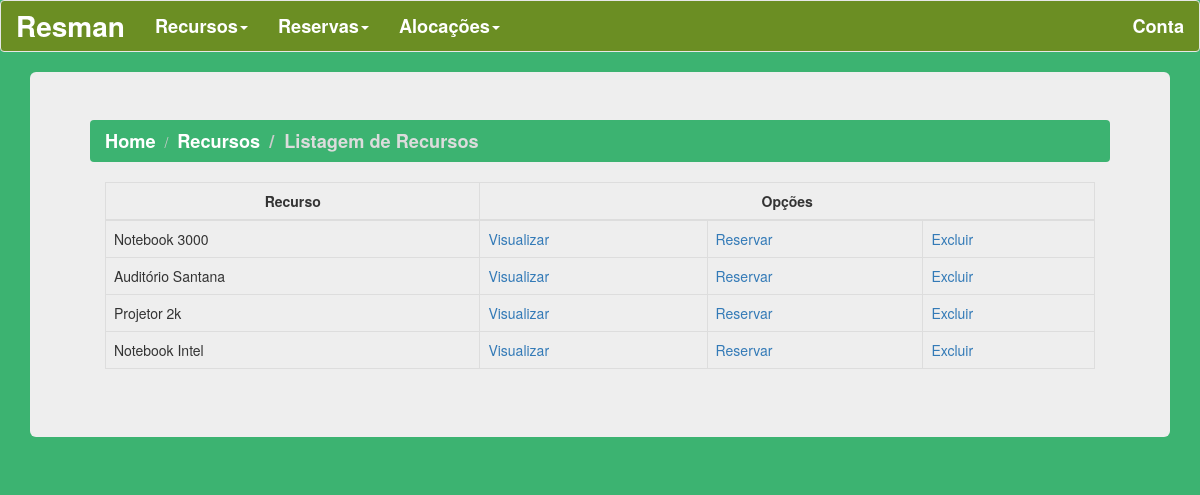
The app's page /recurso/list/ with its own data.
### recurso/models.py (models this page shows, shortened)
class Recurso(models.Model):
    identificador = models.CharField(max_length=10, primary_key=True)
    descricao = models.CharField(max_length=140)
    tipo = models.CharField(max_length=15, choices = TIPO_CHOICES)
    categoria = models.CharField(max_length=20, choices = CATEGORIA_CHOICES)
    estado = models.CharField(max_length=20, choices = ESTADOS_CHOICES, default = DISP,)
    setor = models.CharField(max_length=20)
    TMA = models.IntegerField()
    TMR = models.IntegerField()
    TMAP = models.IntegerField()
    MDI = models.CharField(max_length=140, blank=True)
    objects = models.Manager()

### recurso/views.py (the view)
# urls.py: path('list/', list_rec_all, name="resources_list_all"),
def list_rec_all(req):
    recursos = Recurso.objects.all()
    return render(req, 'recursos.html', {'recursos': recursos})

### templates/recursos.html (shortened to what this page needs)
{% load static %}
<!DOCTYPE html>
<html lang="en">
<head>
    <link rel="stylesheet" href="{% static '/Bootstrap/bootstrap.min.css' %}">
   </head>
<body>
    <nav class="navbar navbar-default">
        <div class="container-fluid">
            <div class="navbar-header">
            <a class="navbar-brand" href="{% url 'homepage' %}">Resman</a>
            </div>
            <ul class="nav navbar-nav">
            <li class="dropdown"><a class="dropdown-toggle" data-toggle="dropdown" href="#">Recursos<span class="caret"></span></a>
            </li>
            <li class="dropdown"><a class="dropdown-toggle" data-toggle="dropdown" href="#">Reservas<span class="caret"></span></a>
            </li>
            <li class="dropdown"><a class="dropdown-toggle" data-toggle="dropdown" href="#">Alocações<span class="caret"></span></a>
            </li>
            </ul>
            <ul class="nav navbar-nav navbar-right">
            <li><a href="#">Conta</a></li>
            </ul>
        </div>
    </nav>
    <div class="container">
        <div class="jumbotron">
        <ul class="breadcrumb">
            <li><a href="{% url 'homepage' %}">Home</a></li>
            <li><a href="#">Recursos</a></li>
            <li class="active">Listagem de Recursos</li>
        </ul>
        <div class="container">
            <div class="table-responsive">
            <table class="table table-bordered table-hover">
                <thead>
                    <tr>
                        <th>Recurso</th>
                        <th colspan="3" >Opções</th>
                    </tr>
                </thead>
                <tbody>
                    {% for recurso in recursos %}
                        <tr>
                            <td>{{ recurso.descricao }} </td>
                            <td><a href="show/">Visualizar</a></td>
                            <td><a href="{% url 'nova_reserva' %}">Reservar</a></td>
                            <td><a href="excluir/">Excluir</a></td>
                        </tr>
                    {%endfor%}
                </tbody>
            </table>
        </div>
    </div>
</div>
</body>
</html>

### templates/recursos.html (style rules this page uses)
.navbar-default { background-color:#6B8E23; }
.navbar-default .navbar-brand { color: white; font-size: 2.0em; font-weight: bold; }
.navbar-default .navbar-nav > li > a { color: white; font-size: 1.3em; font-weight: bold; }
ul.breadcrumb { background-color:#3CB371; }
.breadcrumb > li > a { color: white; font-size: 1.3em; font-weight: bold; }
.breadcrumb .active { color: #DCDCDC; font-size: 1.3em; font-weight: bold; }
body { background-color:#3CB371; }
table, th, td { border: 1px solid black; border-collapse: collapse; }
th { text-align: center; }

### records on screen
Recurso: descricao "Notebook 3000"
Recurso: descricao "Auditório Santana"
Recurso: descricao "Projetor 2k"
Recurso: descricao "Notebook Intel"
